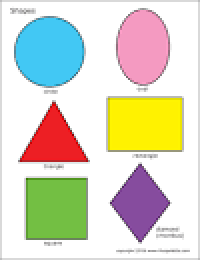
#> input picture p1.png, 100 x 130 px (shown 2 times larger)
$ python shape_analysis.py
#> lines starting #> are read from the running program, lines starting #| are printed output that depends on the picture; after the words box and inside, x2 and y2 are one past the last pixel; in counts of white or black regions, pixels touching at a corner belong together
import cv2
import numpy as np
import matplotlib.pyplot as plt
i=cv2.imread('p1.png')
#> i is the input picture: shape (130, 100, 3); mean B, G, R 198.3, 215.6, 217.7
i=cv2.resize(i,(550,550))
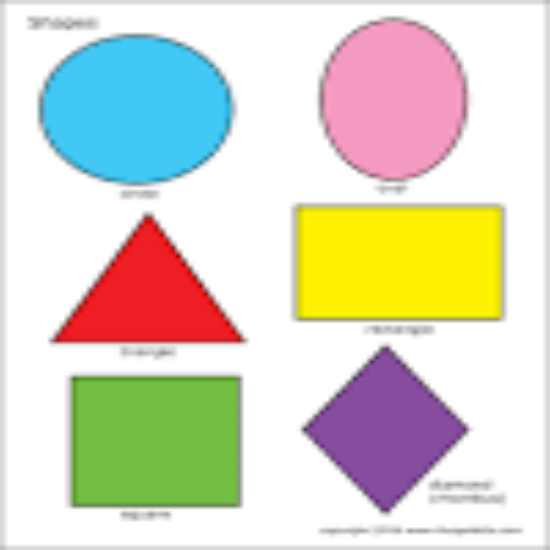
#> i: shape (550, 550, 3); mean B, G, R 198.3, 215.6, 217.7
gray=cv2.cvtColor(i,cv2.COLOR_BGR2GRAY)
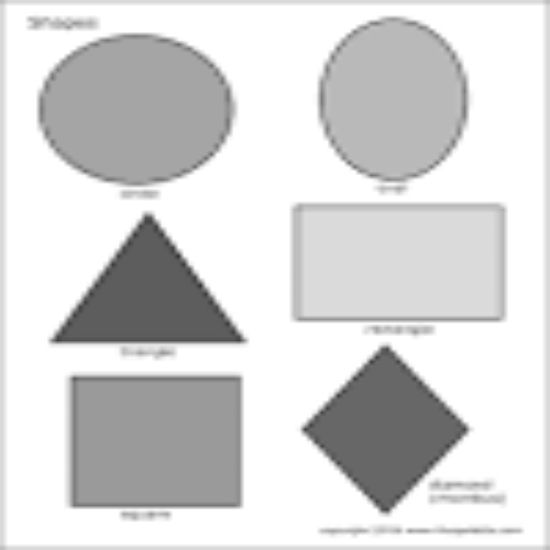
#> gray: shape (550, 550); min 46, max 255, mean 214.2
_,threshold=cv2.threshold(gray,127,240,cv2.THRESH_BINARY)
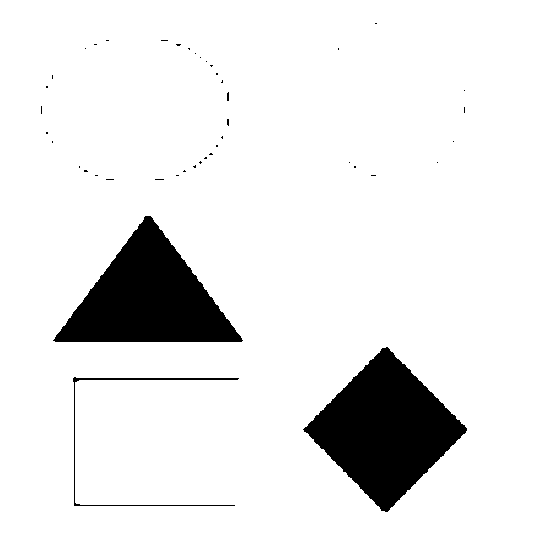
#> threshold: shape (550, 550); values 0 (black) and 240 (white), 91.1% white; 44 black regions (41 under 20 px)
contours,_=cv2.findContours(threshold,cv2.RETR_TREE,cv2.CHAIN_APPROX_SIMPLE)
#> contours = 45 contours, 39 with area under 20; largest, box (x1, y1, x2, y2) and area: (0, 0, 550, 550) 301401, (302, 346, 468, 513) 14030, (52, 215, 244, 343) 12650, (72, 376, 240, 507) 1082, (226, 91, 230, 102) 26, (226, 118, 230, 127) 20
c=0
for contour in contours:
    if c==0:
        c=1
        continue
    approx=cv2.approxPolyDP(contour,0.01*cv2.arcLength(contour,True),True)
    cv2.drawContours(i,[contour],0,(210,100,100),5)
    M=cv2.moments(contour)
    if M['m00']!=0.0:
        x=int(M['m10']/M['m00'])
        y=int(M['m01']/M['m00'])
    if len(approx)==3:
        cv2.putText(i,'Triangle',(x,y),cv2.FONT_HERSHEY_SIMPLEX,0.8,(210,0,100),2)
    elif len(approx)==4:
        cv2.putText(i,'Quadrilateral',(x,y),cv2.FONT_HERSHEY_SIMPLEX,0.8,(0,100,0),2)
    elif len(approx)==5:
        cv2.putText(i,'Pentagon',(x,y),cv2.FONT_HERSHEY_SIMPLEX,0.8,(0,200,0),2)
    elif len(approx)==6:
        cv2.putText(i,'Hexagon',(x,y),cv2.FONT_HERSHEY_SIMPLEX,0.6,(0,200,0),2)
    elif len(approx)==8:
        cv2.putText(i,'Octagon',(x,y),cv2.FONT_HERSHEY_SIMPLEX,0.6,(0,200,0),2)
    else:
        cv2.putText(i,'Circle',(x,y),cv2.FONT_HERSHEY_SIMPLEX,0.6,(0,200,0),2)
#> this loop made 45 passes
#> (approx, x, y) on passes 3, 4, 15, 16, 17, 21, 29, 35, 36, 37, 40: ([[386, 346], [467, 428], [387, 512], [302, 429]], 385, 429), ([[52, 340], [145, 215], [243, 340]], 147, 298), ([[436, 162], [437, 161], [438, 162], [437, 163]], 437, 162), ([[348, 162], [349, 161], [350, 162], [349, 163]], 349, 162), ([[200, 160], [202, 162], [200, 164], [198, 162]], 200, 162), ([[452, 141], [453, 140], [454, 141], [453, 142]], 453, 141), ([[463, 90], [464, 89], [465, 90], [464, 91]], 464, 90), ([[205, 61], [206, 60], [207, 61], [206, 62]], 206, 61), ([[199, 57], [200, 56], [201, 57], [200, 58]], 200, 57), ([[194, 53], [195, 52], [196, 53], [195, 54]], 195, 53), ([[84, 48], [85, 47], [86, 48], [85, 49]], 85, 48)
#> (x, y) on passes 2, 5, 6, 7, 8, 9: (135, 431), (159, 179), (109, 179), (373, 175), (177, 175), (96, 175)
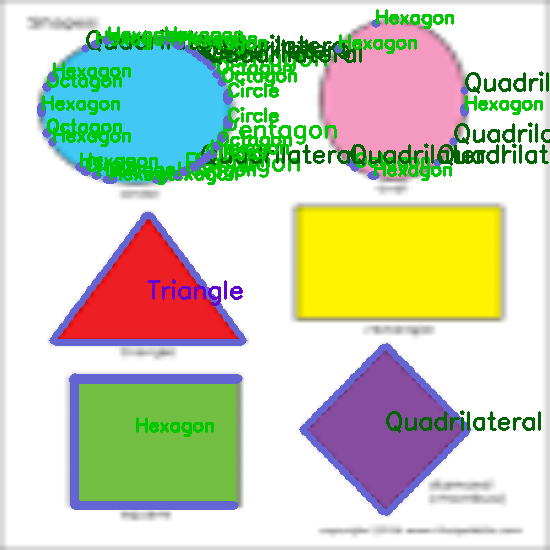
#> i: shape (550, 550, 3); 12.11% of pixels changed, all inside (x1, y1, x2, y2) = (37, 9, 550, 516)
#> after the loop, c = 1
cv2.imshow('Shapes',i)
cv2.waitKey(0)
cv2.destroyAllWindows()
